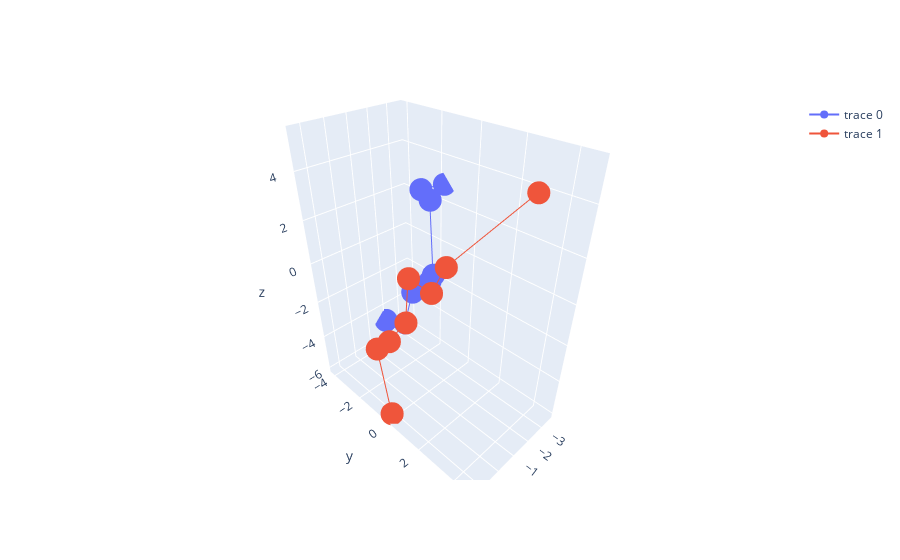

Here is the notebook cell this chart was saved with:
### Markdown cell above
Visualization of the final positions of the atoms for M = 8

### Code cell
x = pos_8_2[999][:, 0]
y = pos_8_2[999][:, 1]
z = pos_8_2[999][:, 2]

fig = go.Figure()
M = 8
for i in range(int(N/M)):
    fig.add_trace(go.Scatter3d(x=x[M*i:M*(i+1)],y=y[M*i:M*(i+1)],z=z[M*i:M*(i+1)],mode='lines+markers'))

fig.show()

### Figure 1 — Plotly figure (JSON) as saved in the notebook; plotly's stock layout.template omitted (floating-point values rounded to 4 significant figures)
{"data": [{"mode": "lines+markers", "type": "scatter3d", "x": [-3.615, -3.056, -2.646, -2.767, -3.08, -2.271, -2.557, -1.886], "y": [-1.693, -2.524, -1.554, -1.503, -2.059, -2.383, -3.354, -4.109], "z": [2.794, 2.482, 2.44, -1.221, -2.0, -2.356, -4.962, -4.83]}, {"mode": "lines+markers", "type": "scatter3d", "x": [-0.573, 0.2742, 0.8781, 0.9826, 0.4714, 1.268, 1.4, 1.294], "y": [4.68, 2.167, 2.093, 1.098, 0.2527, 0.1564, -0.4969, -0.01026], "z": [5.284, 2.2, 1.436, 1.597, -1.107, -1.633, -2.351, -5.946]}], "layout": {}}
